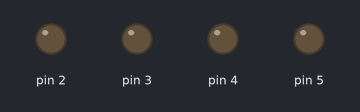
A sketch run on a simulated Arduino Uno, built with avr-gcc and run on an emulated ATmega328P. Parts: output pins drawn as LEDs (lit = HIGH).

Above: at 0.12 s.
At 0.87 s:
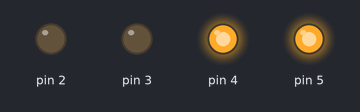
At 1.37 s:
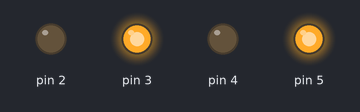
At 1.87 s:
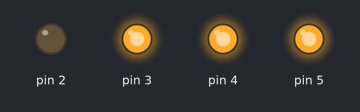
At 3.12 s:
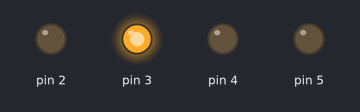
At 4.37 s:
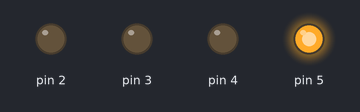
Timing chart, 0 to 4.7 s (numbered marks = the images above):
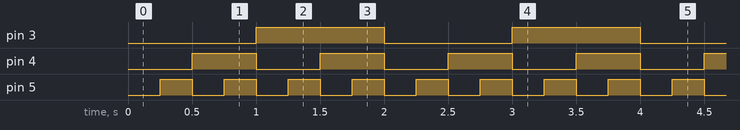

The sketch:

As_6.ino
```cpp
void setup() {
  // put your setup code here, to run once:
  pinMode(2, OUTPUT);
  pinMode(3, OUTPUT);
  pinMode(4, OUTPUT);
  pinMode(5, OUTPUT);
}

void loop() {
  // put your main code here, to run repeatedly:
  p_led(0,0,0,0);
  p_led(0,0,0,1);
  p_led(0,0,1,0);
  p_led(0,0,1,1);
  p_led(0,1,0,0);
  p_led(0,1,0,1);
  p_led(0,1,1,0);
  p_led(0,1,1,1);
}

void p_led(int a, int b, int c, int d){
  int d_time = 250;
  digitalWrite(2,a);
  digitalWrite(3,b);
  digitalWrite(4,c);
  digitalWrite(5,d);
  delay(d_time);
}
```

Measured:
- by itself, pin 3: alternates HIGH for 1.0 s and LOW for 1.0 s
- by itself, pin 4: alternates HIGH for 0.50 s and LOW for 0.50 s
- by itself, pin 5: alternates HIGH for 0.25 s and LOW for 0.25 s
